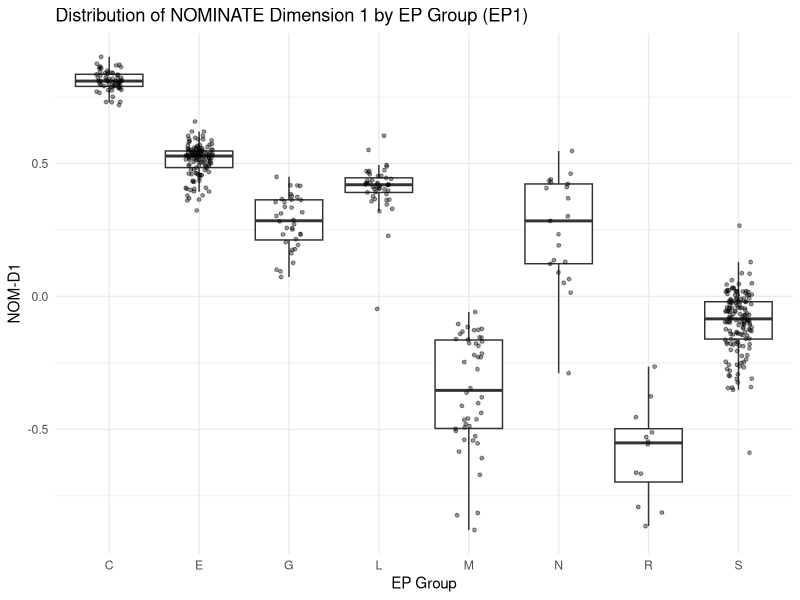
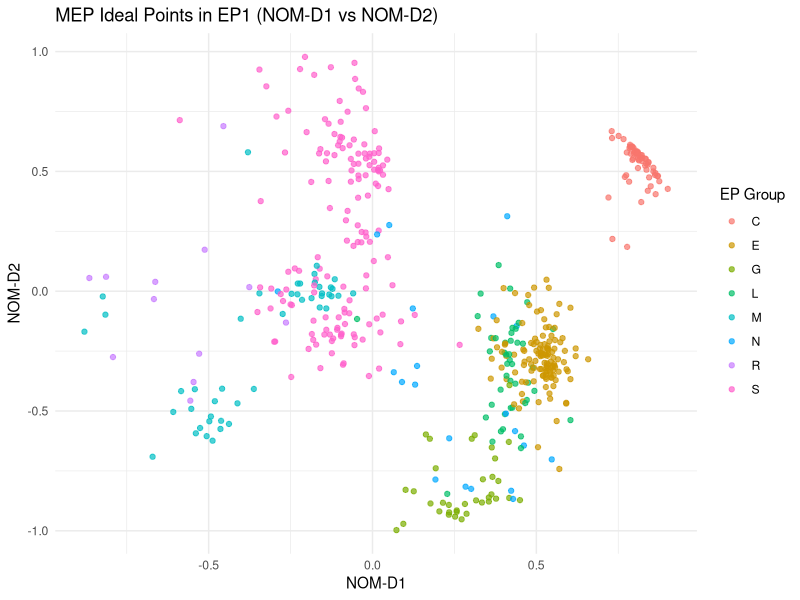
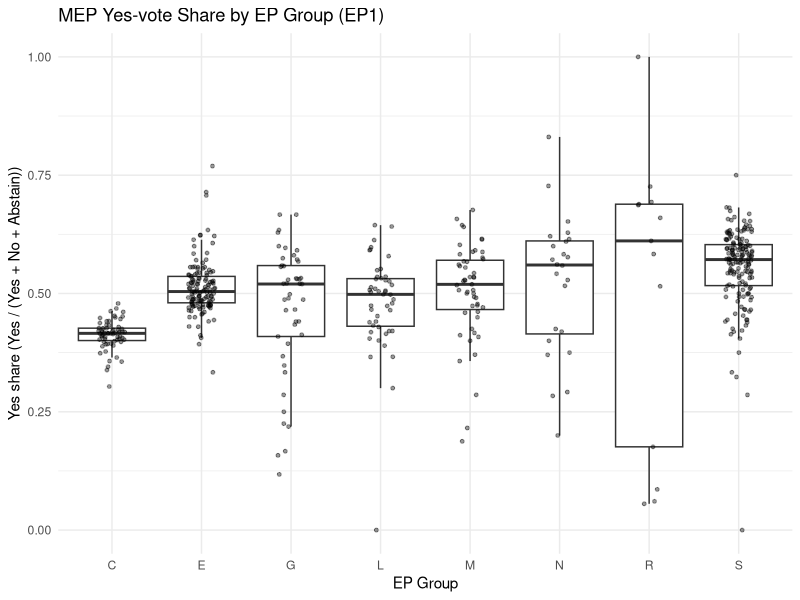
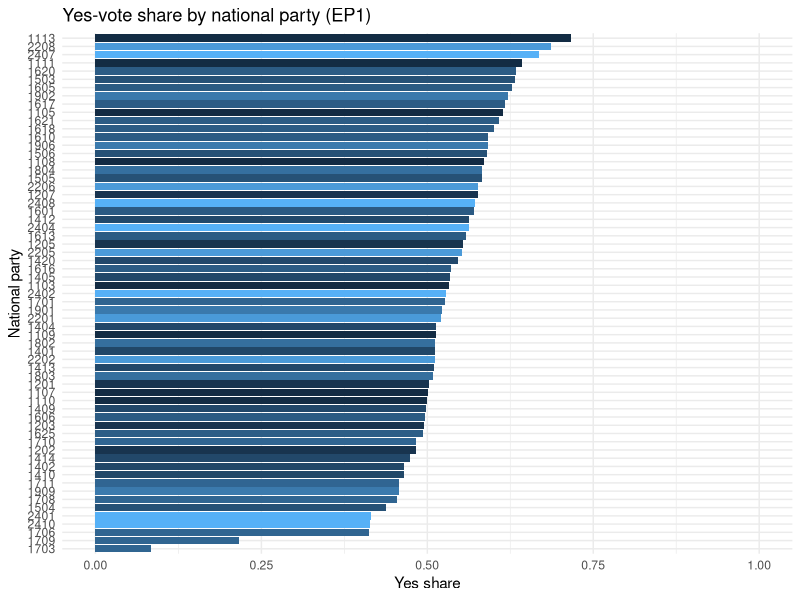

The R script that drew these images, in order:
######################
# Data Visualization for Social Scientists
# Problem Set 1 (PS01)
# Author: Sein Kim
######################

# Packages
library(tidyverse)
library(readr)
library(readxl)
library(ggplot2)

############################################################
# Q1. Load datasets into the global environment
############################################################
# Load EP1 roll-call votes (wide format)
rcv_ep1 <- read_csv("rcv_ep1.txt", show_col_types = FALSE)

# Load MEP-level information (EP1 sheet is sheet = 2)
mep_info <- read_excel("mep_info_26Jul11.xls", sheet = 2) %>%
  rename(MEPID = `MEP id`)

############################################################
# Q3. Identify ID/metadata vs vote columns + tidy wide -> long
#     + summary table of decision categories
############################################################
# Identify ID/metadata columns and vote decision columns
id_cols <- c("MEPID", "MEPNAME", "MS", "NP", "EPG")
vote_cols <- names(rcv_ep1) %>% str_subset("^V\\d+$")  # V1, V2, ..., Vn

# Check
print(setdiff(id_cols, names(rcv_ep1)))
print(length(vote_cols))                  

# Tidy voting data: wide -> long (one row = one MEP x one roll-call)
rcv_ep1_long <- rcv_ep1 %>%
  pivot_longer(
    cols = all_of(vote_cols),
    names_to = "rollcall_id",
    values_to = "vote_code"
  ) %>%
  mutate(
    decision = case_when(
      vote_code == 1 ~ "Yes",
      vote_code == 2 ~ "No",
      vote_code == 3 ~ "Abstain",
      vote_code == 4 ~ "Present but did not vote",
      vote_code == 0 ~ "Absent",
      vote_code == 5 ~ "Not an MEP",
      TRUE ~ "Other/Unknown"
    )
  )

# Summary table of decision categories across all votes
decision_counts <- rcv_ep1_long %>%
  count(decision, sort = TRUE)
print(decision_counts)

############################################################
# Q4. Merge MEP-level info with long-format votes + missingness
############################################################
# Merge MEP information with voting data (by MEPID)
rcv_ep1_merged <- rcv_ep1_long %>%
  left_join(mep_info, by = "MEPID")

# Check missingness after merge (key variables)
missing_summary <- rcv_ep1_merged %>%
  summarise(
    missing_nomd1 = sum(is.na(`NOM-D1`)),
    missing_nomd2 = sum(is.na(`NOM-D2`)),
    missing_epg   = sum(is.na(`EP Group`))
  )
print(missing_summary)

############################################################
# Q5. EP-group summaries:
#     - mean Yes rate (Yes/(Yes+No+Abstain))
#     - mean abstention rate
#     - mean NOM-D1 and NOM-D2
############################################################
# Convert "." to NA and cast NOMINATE dimensions to numeric
rcv_ep1_merged <- rcv_ep1_merged %>%
  mutate(
    `NOM-D1` = na_if(as.character(`NOM-D1`), "."),
    `NOM-D2` = na_if(as.character(`NOM-D2`), "."),
    `NOM-D1` = as.numeric(`NOM-D1`),
    `NOM-D2` = as.numeric(`NOM-D2`)
  )

ep_group_summary <- rcv_ep1_merged %>%
  filter(vote_code %in% c(1, 2, 3)) %>%   # valid votes: Yes/No/Abstain
  group_by(`EP Group`) %>%
  summarise(
    yes_rate = mean(vote_code == 1, na.rm = TRUE),
    abstention_rate = mean(vote_code == 3, na.rm = TRUE),
    mean_nomdim1 = mean(`NOM-D1`, na.rm = TRUE),
    mean_nomdim2 = mean(`NOM-D2`, na.rm = TRUE),
    .groups = "drop"
  )
print(ep_group_summary)

############################################################
# Data Visualization
############################################################

############################################################
# V1. Distribution of NOM-D1 by EP group (boxplot + jitter)
############################################################
mep_ep1 <- rcv_ep1_merged %>%
  distinct(MEPID, `EP Group`, `NOM-D1`, `NOM-D2`) %>%
  filter(!is.na(`NOM-D1`))

pdf("viz1_SK.pdf", width = 8, height = 5)
ggplot(mep_ep1, aes(x = `EP Group`, y = `NOM-D1`)) +
  geom_boxplot(outlier.shape = NA) +
  geom_jitter(width = 0.15, alpha = 0.4, size = 1) +
  labs(
    title = "Distribution of NOMINATE Dimension 1 by EP Group (EP1)",
    x = "EP Group",
    y = "NOM-D1"
  ) +
  theme_minimal()
dev.off()

############################################################
# V2. Scatterplot NOM-D1 vs NOM-D2, colored by EP group
############################################################
mep_ep1_scatter <- rcv_ep1_merged %>%
  distinct(MEPID, `EP Group`, `NOM-D1`, `NOM-D2`) %>%
  filter(!is.na(`NOM-D1`), !is.na(`NOM-D2`))

pdf("viz2_SK.pdf", width = 8, height = 5)
ggplot(mep_ep1_scatter, aes(x = `NOM-D1`, y = `NOM-D2`, color = `EP Group`)) +
  geom_point(alpha = 0.7, size = 1.5) +
  labs(
    title = "MEP Ideal Points in EP1 (NOM-D1 vs NOM-D2)",
    x = "NOM-D1",
    y = "NOM-D2",
    color = "EP Group"
  ) +
  theme_minimal()
dev.off()

############################################################
# V3. Cohesion: boxplot of MEP-level Yes share by EP group
############################################################
mep_yes_share <- rcv_ep1_merged %>%
  filter(vote_code %in% c(1, 2, 3)) %>%
  group_by(MEPID, `EP Group`) %>%
  summarise(
    yes_share = mean(vote_code == 1, na.rm = TRUE),
    n_votes = n(),
    .groups = "drop"
  )

pdf("viz3_SK.pdf", width = 8, height = 5)
ggplot(mep_yes_share, aes(x = `EP Group`, y = yes_share)) +
  geom_boxplot(outlier.shape = NA) +
  geom_jitter(width = 0.15, alpha = 0.4, size = 1) +
  scale_y_continuous(limits = c(0, 1)) +
  labs(
    title = "MEP Yes-vote Share by EP Group (EP1)",
    x = "EP Group",
    y = "Yes share (Yes / (Yes + No + Abstain))"
  ) +
  theme_minimal()
dev.off()

############################################################
# V4. Yes share by national party (EP1, entire period)
############################################################
np_yes <- rcv_ep1_long %>%
  filter(vote_code %in% c(1, 2, 3)) %>%   # valid votes
  group_by(NP) %>%
  summarise(
    yes_share = mean(vote_code == 1),
    .groups = "drop"
  )

pdf("viz4_SK.pdf", width = 10, height = 8)

ggplot(np_yes,
       aes(x = reorder(NP, yes_share),
           y = yes_share,
           fill = NP)) +
  geom_col(show.legend = FALSE) +
  coord_flip() +
  scale_y_continuous(limits = c(0, 1)) +
  labs(
    title = "Yes-vote share by national party (EP1)",
    x = "National party",
    y = "Yes share"
  ) +
  theme_minimal()

dev.off()
